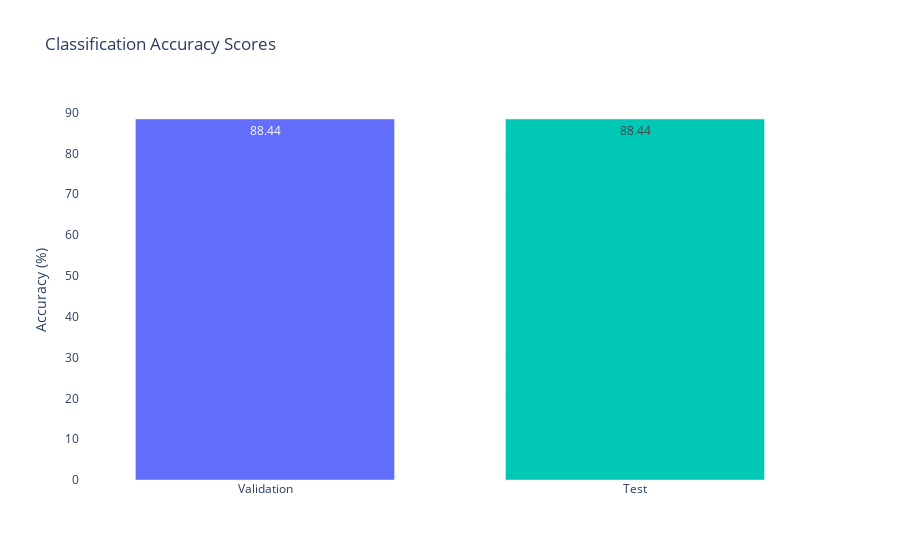
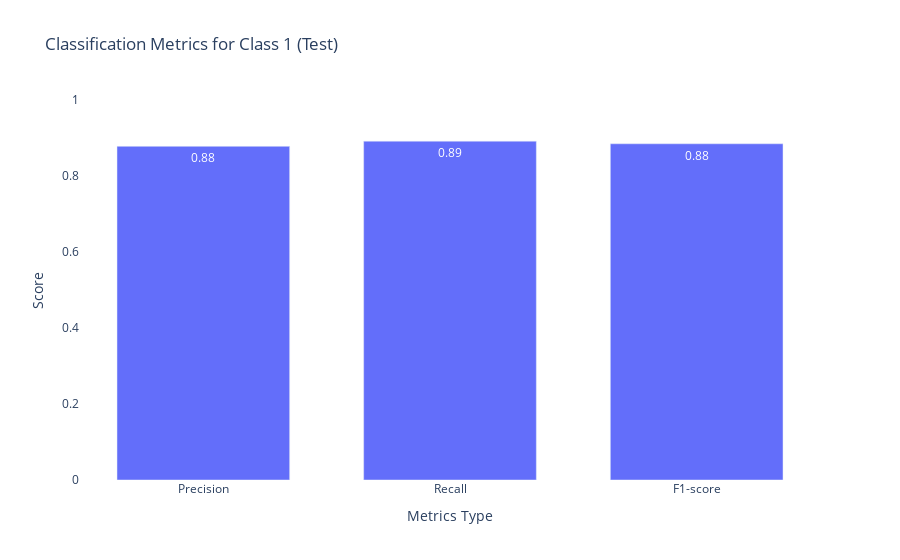

The code cell stored with these charts, in order, in its notebook:
### Code cell
# Print and plot test metrics
test_metrics = print_and_plot_classification_metrics_modern_edition("Test", y_test, y_pred_test)
print(f"Test Accuracy: {test_metrics['accuracy']:.2f}")

### Figure 1 — Plotly figure (JSON) as saved in the notebook; plotly's stock layout.template omitted (floating-point values rounded to 4 significant figures)
{"data": [{"marker": {"color": ["#636efa", "#00c8b5"]}, "name": "Accuracy", "text": ["88.44", "88.44"], "textposition": "auto", "type": "bar", "x": ["Validation", "Test"], "y": [88.44, 88.44]}], "layout": {"bargap": 0.3, "paper_bgcolor": "rgba(0,0,0,0)", "plot_bgcolor": "rgba(0,0,0,0)", "title": {"text": "Classification Accuracy Scores"}, "yaxis": {"title": {"text": "Accuracy (%)"}}}}

### Figure 2 — Plotly figure (JSON) as saved in the notebook; plotly's stock layout.template omitted (floating-point values rounded to 4 significant figures)
{"data": [{"marker": {"color": "#636efa"}, "name": "Validation", "text": ["0.88", "0.89", "0.88"], "textposition": "auto", "type": "bar", "x": ["Precision", "Recall", "F1-score"], "y": [0.878, 0.8917, 0.8848]}], "layout": {"bargap": 0.3, "paper_bgcolor": "rgba(0,0,0,0)", "plot_bgcolor": "rgba(0,0,0,0)", "title": {"text": "Classification Metrics for Class 1 (Test)"}, "xaxis": {"title": {"text": "Metrics Type"}}, "yaxis": {"range": [0, 1], "title": {"text": "Score"}}}}
